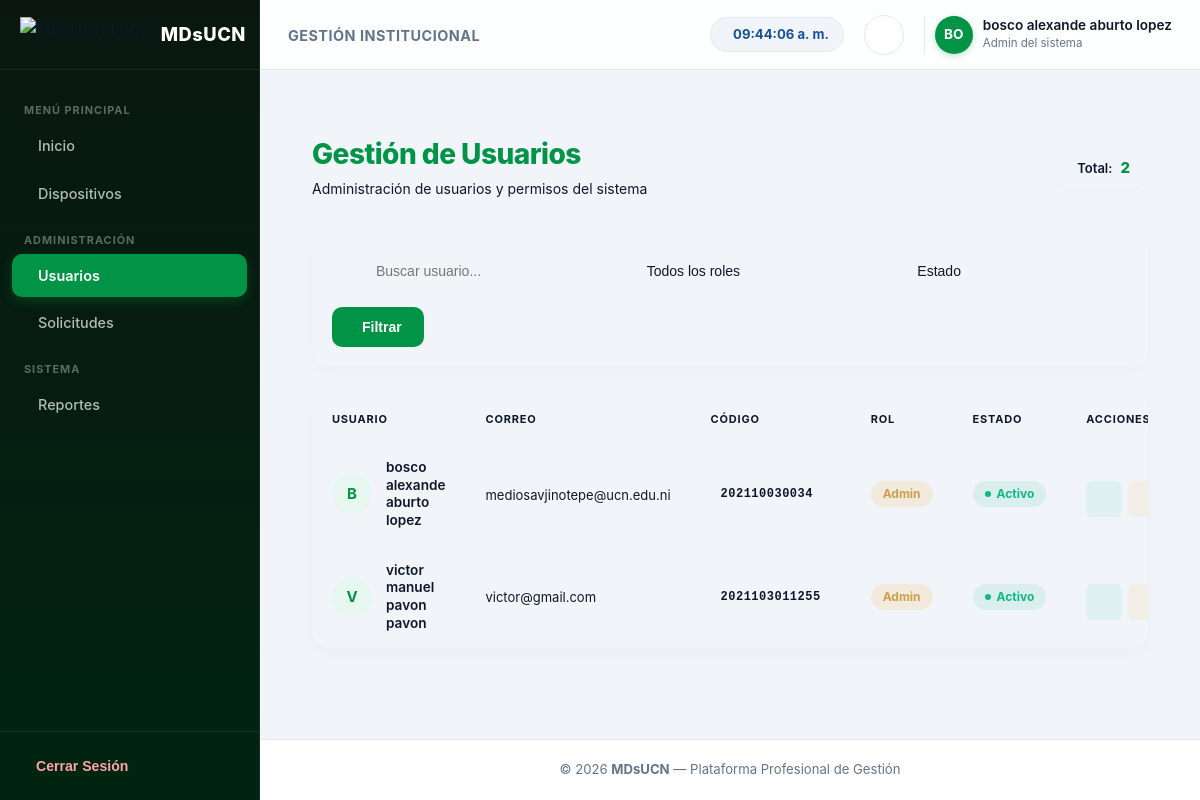
Page /panel/usuarios/ (signed in) on the earlier database version.
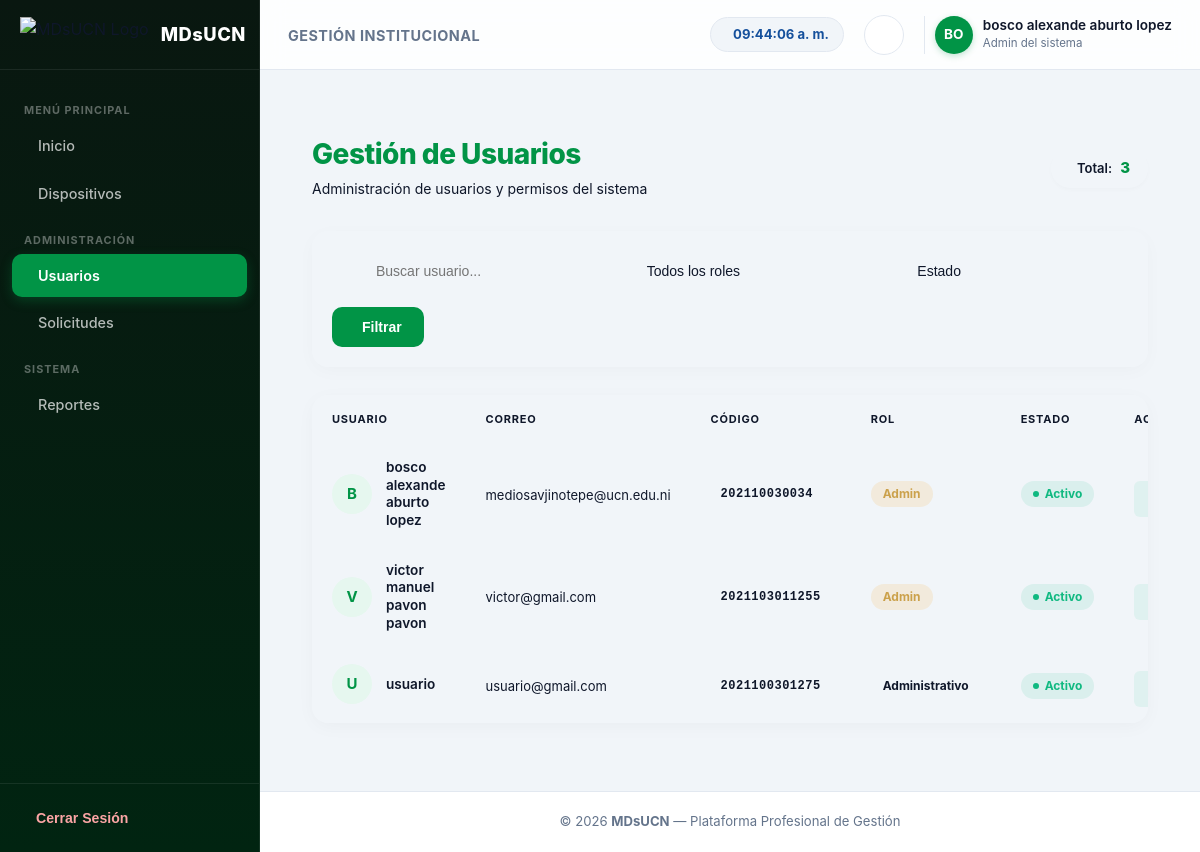
Same page on the later database version.
### appOne/models.py (models this page shows, shortened)
class Usuario(AbstractUser):
    username = models.CharField(max_length=150, unique=True)
    nombre_completo = models.CharField(max_length=150)
    correo_institucional = models.EmailField(unique=True)
    codigo = models.CharField(max_length=20, unique=True)
    rol = models.CharField(max_length=20, choices=ROLES, default="Docente")
    USERNAME_FIELD = "correo_institucional"
    REQUIRED_FIELDS = ["username", "nombre_completo", "codigo"]
    objects = UsuarioManager()
    class Meta:
        verbose_name = 'Usuario'
        verbose_name_plural = 'Usuarios'

### appOne/views/usuarios.py (the view)
# urls.py: path('panel/usuarios/', views.panel_usuarios, name='panel_usuarios'),
@login_required
def panel_usuarios(request):
    if not es_administrador(request.user):
        messages.error(request, "No tienes permisos para acceder a la gestión de usuarios.")
        return redirect('dashboardinicio')
    buscar = request.GET.get('buscar', '').strip()
    rol = request.GET.get('rol', '').strip()
    estado = request.GET.get('estado', '').strip()
    usuarios = Usuario.objects.all()
    if buscar:
        usuarios = usuarios.filter(
            Q(nombre_completo__icontains=buscar) |
            Q(correo_institucional__icontains=buscar) |
            Q(codigo__icontains=buscar)
        ).distinct()
    if rol:
        usuarios = usuarios.filter(rol=rol)
    if estado == "activo":
        usuarios = usuarios.filter(is_active=True)
    elif estado == "inactivo":
        usuarios = usuarios.filter(is_active=False)
    return render(request, 'appOne/panel_usuarios.html', {'usuarios': usuarios})

### appOne/views/utils.py (called while the page is built)
def es_administrador(user):
    return user.is_authenticated and (user.rol == "Admin" or user.is_superuser)

### appOne/templates/appOne/panel_usuarios.html (shortened to what this page needs)
{% extends "appOne/dashboard.html" %}
{% load static %}
{% block extra_css %}
<link rel="stylesheet" href="{% static 'appOne/css/usuario.css' %}">
<link href="https://cdn.jsdelivr.net/npm/remixicon@3.5.0/fonts/remixicon.css" rel="stylesheet">
{% endblock %}
{% block contenido %}
<div class="usuarios-container">
    <header class="header-usuarios">
        <div class="header-title">
            <h2>Gestión de Usuarios</h2>
            <p class="subtitle">Administración de usuarios y permisos del sistema</p>
        </div>
        <div class="total-users">
             Total: <strong>{{ usuarios|length }}</strong>
        </div>
    </header>
    <section class="card-filters">
        <form method="GET" class="filtros-usuarios">
            <div class="input-group">
                <input type="text" name="buscar"
                       placeholder="Buscar usuario..."
                       value="{{ request.GET.buscar|default:'' }}"
                       autocomplete="off">
            </div>
            <div class="select-group">
                <select name="rol">
                    <option value="">Todos los roles</option>
                </select>
            </div>
            <div class="select-group">
                <select name="estado">
                    <option value="">Estado</option>
                </select>
            </div>
            <div class="filter-actions">
                <button type="submit" class="btn-filtrar">
                     Filtrar
                </button>
            </div>
        </form>
    </section>
    <main class="table-wrapper">
        <table class="table-dashboard">
            <thead>
                <tr>
                    <th>Usuario</th>
                    <th>Correo</th>
                    <th>Código</th>
                    <th>Rol</th>
                    <th>Estado</th>
                    <th class="text-right">Acciones</th>
                </tr>
            </thead>
            <tbody>
                {% for u in usuarios %}
                <tr>
                    <td class="user-cell" data-label="Usuario">
                        <div class="avatar">
                            {{ u.nombre_completo|slice:":1"|upper }}
                        </div>
                        <span class="user-name">{{ u.nombre_completo }}</span>
                    </td>
                    <td data-label="Correo">
                        <span class="text-email">{{ u.correo_institucional }}</span>
                    </td>
                    <td data-label="Código">
                        <span class="code-badge">{{ u.codigo }}</span>
                    </td>
                    <td data-label="Rol">
                        <span class="rol {{ u.rol|lower }}">
                            {{ u.rol }}
                        </span>
                    </td>
                    <td data-label="Estado">
                        {% if u.is_active %}
                            <span class="estado activo">Activo</span>
                        {% else %}
                            <span class="estado inactivo">Inactivo</span>
                        {% endif %}
                    </td>
                    <td data-label="Acciones" class="acciones text-right">
                        <a href="{% url 'aprobar_usuario' u.id %}" class="btn success" data-tooltip="Aprobar">
                        </a>
                        <a href="{% url 'rechazar_usuario' u.id %}" class="btn warning" data-tooltip="Rechazar">
                        </a>
                    </td>
                </tr>
                {% empty %}
                <tr>
                    <td colspan="6" class="no-data">
                        No hay usuarios registrados
                    </td>
                </tr>
                {% endfor %}
            </tbody>
        </table>
    </main>
</div>
{% endblock %}

### appOne/templates/appOne/dashboard.html (shortened to what this page needs)
{% load static %}
<!DOCTYPE html>
<html lang="es">
<head>
  <link href="https://cdn.jsdelivr.net/npm/remixicon@3.5.0/fonts/remixicon.css" rel="stylesheet">
  <link rel="stylesheet" href="{% static 'appOne/css/dashboard.css' %}">
  {% block extra_css %}{% endblock %}
</head>
<body>
  <div class="app-layout">
    <aside class="sidebar" id="sidebar">
      <div class="sidebar-header">
        <div class="brand">
          <img src="https://uploads.onecompiler.io/43nzu6ce2/43x2n985z/eslogan%20.png" alt="MDsUCN Logo" class="brand-logo">
          <span class="brand-name">MDsUCN</span>
        </div>
        <button class="toggle-sidebar-btn" id="toggleSidebar" aria-label="Toggle Sidebar">
        </button>
      </div>
      <nav class="sidebar-nav">
        <div class="nav-section-title">MENÚ PRINCIPAL</div>
        <a href="{% url 'dashboardinicio' %}"
          class="nav-item {% if request.resolver_match.url_name == 'dashboardinicio' %}active{% endif %}">
          <span>Inicio</span>
        </a>
        <a href="{% url 'listardispositivos' %}"
          class="nav-item {% if request.resolver_match.url_name == 'listardispositivos' %}active{% endif %}">
          <span>Dispositivos</span>
        </a>
        {% if request.user.rol == "Admin" or request.user.is_superuser %}
        <div class="nav-section-title">ADMINISTRACIÓN</div>
        <a href="{% url 'panel_usuarios' %}"
          class="nav-item {% if request.resolver_match.url_name == 'panel_usuarios' %}active{% endif %}">
          <span>Usuarios</span>
        </a>
        <a href="{% url 'solicitudes_prestamos' %}"
          class="nav-item {% if request.resolver_match.url_name == 'solicitudes_prestamos' %}active{% endif %}">
          <span>Solicitudes</span>
        </a>
        {% endif %}
        <div class="nav-section-title">SISTEMA</div>
        <a href="{% url 'reportes' %}"
          class="nav-item {% if request.resolver_match.url_name == 'reportes' %}active{% endif %}">
          <span>Reportes</span>
        </a>
      </nav>
      <div class="sidebar-footer">
        <form method="POST" action="{% url 'logout' %}" style="width: 100%;">
          <button type="submit" class="logout-btn">
            <span>Cerrar Sesión</span>
          </button>
        </form>
      </div>
    </aside>
    <div class="main-wrapper">
      <header class="topbar">
        <div class="topbar-left">
          <div class="page-title">
            <span>Gestión Institucional</span>
          </div>
        </div>
        <div class="topbar-right">
          <div class="clock-badge">
            <span id="clock-nicaragua">00:00:00</span>
          </div>
          <div class="dropdown-wrapper">
            <button class="icon-btn" id="notifBtn" aria-label="Notificaciones">
            </button>
          </div>
          <div class="user-profile">
            <div class="user-avatar">
              {% if request.user.nombre_completo %}
                {{ request.user.nombre_completo|slice:":2"|upper }}
              {% else %}
                {{ request.user.correo_institucional|slice:":2"|upper }}
              {% endif %}
            </div>
            <div class="user-meta">
              <span class="user-name">{{ request.user.nombre_completo|default:request.user.username }}</span>
              <span class="user-role">{{ request.user.get_rol_display|default:request.user.rol }}</span>
            </div>
          </div>
        </div>
      </header>
      <main class="content-body">
        {% block contenido %}{% endblock %}
      </main>
      <footer class="app-footer">
        <p>© 2026 <strong>MDsUCN</strong> — Plataforma Profesional de Gestión</p>
      </footer>
    </div>
  </div>
</body>
</html>

Differences in the rows shown:
added Usuario: nombre_completo "U", nombre_completo "usuario", correo_institucional "usuario@gmail.com", codigo "2021100301275", rol "Administrativo", is_active "Activo"
Other differences:
{{ usuarios|length }}: "2" → "3"
